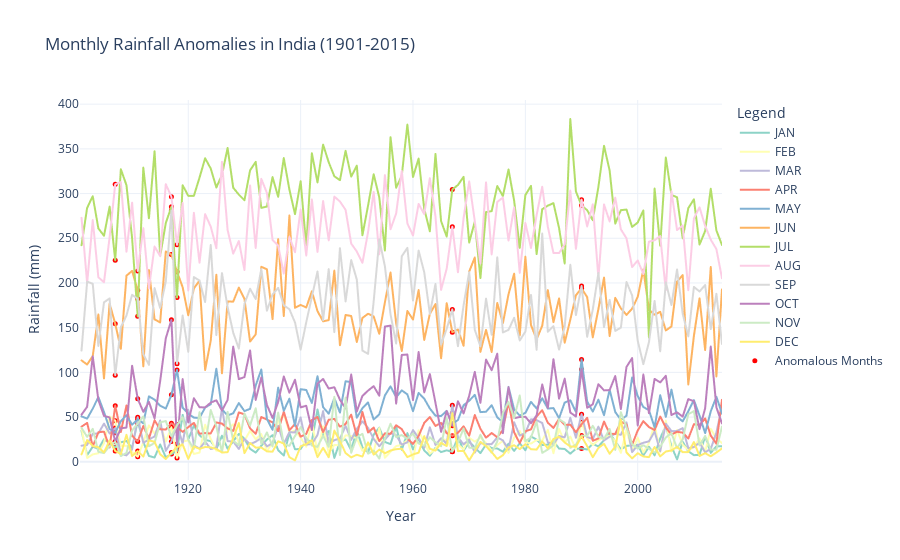

The code cell stored with this chart in its notebook:
### Code cell
# preparing data for monthly anomalies
monthly_anomalies = []
for column in monthly_columns:
    for _, row in monthly_anomalies_df.iterrows():
        monthly_anomalies.append({'Year': row['YEAR'], 'Month': column, 'Rainfall': row[column]})

monthly_anomalies_df_long = pd.DataFrame(monthly_anomalies)

fig_monthly_anomalies = px.line(
    rainfall_data,
    x='YEAR',
    y=monthly_columns,
    labels={'YEAR': 'Year', 'value': 'Rainfall (mm)', 'variable': 'Month'},
    title='Monthly Rainfall Anomalies in India (1901-2015)',
    color_discrete_sequence=px.colors.qualitative.Set3
)

fig_monthly_anomalies.add_trace(go.Scatter(
    x=monthly_anomalies_df_long['Year'],
    y=monthly_anomalies_df_long['Rainfall'],
    mode='markers',
    name='Anomalous Months',
    marker=dict(color='red', size=5, symbol='circle')
))

fig_monthly_anomalies.update_layout(
    template='plotly_white',
    legend=dict(title="Legend"),
    height=500
)

fig_monthly_anomalies.show()
